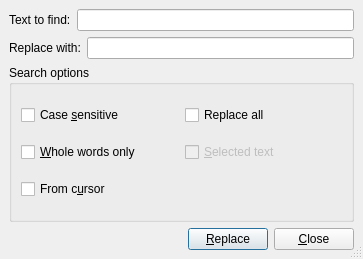
<ui version="4.0" >
 <author></author>
 <comment></comment>
 <exportmacro></exportmacro>
 <class>Dialog</class>
 <widget class="QDialog" name="Dialog" >
  <property name="geometry" >
   <rect>
    <x>0</x>
    <y>0</y>
    <width>363</width>
    <height>259</height>
   </rect>
  </property>
  <property name="windowTitle" >
   <string>Replace text</string>
  </property>
  <property name="sizeGripEnabled" >
   <bool>true</bool>
  </property>
  <property name="modal" >
   <bool>true</bool>
  </property>
  <layout class="QVBoxLayout" >
   <property name="margin" >
    <number>9</number>
   </property>
   <property name="spacing" >
    <number>6</number>
   </property>
   <item>
    <layout class="QHBoxLayout" >
     <property name="margin" >
      <number>0</number>
     </property>
     <property name="spacing" >
      <number>6</number>
     </property>
     <item>
      <widget class="QLabel" name="label" >
       <property name="text" >
        <string>Text to find:</string>
       </property>
      </widget>
     </item>
     <item>
      <widget class="QLineEdit" name="lineEdit" />
     </item>
    </layout>
   </item>
   <item>
    <layout class="QHBoxLayout" >
     <property name="margin" >
      <number>0</number>
     </property>
     <property name="spacing" >
      <number>6</number>
     </property>
     <item>
      <widget class="QLabel" name="label_2" >
       <property name="text" >
        <string>Replace with:</string>
       </property>
      </widget>
     </item>
     <item>
      <widget class="QLineEdit" name="lineEdit_2" />
     </item>
    </layout>
   </item>
   <item>
    <widget class="QGroupBox" name="groupBox" >
     <property name="title" >
      <string>Search options</string>
     </property>
     <layout class="QGridLayout" >
      <property name="margin" >
       <number>9</number>
      </property>
      <property name="spacing" >
       <number>6</number>
      </property>
      <item row="0" column="1" >
       <widget class="QCheckBox" name="checkBox" >
        <property name="text" >
         <string>Replace all</string>
        </property>
       </widget>
      </item>
      <item row="0" column="0" >
       <widget class="QCheckBox" name="cbCaseSensitive" >
        <property name="text" >
         <string>Case &amp;sensitive</string>
        </property>
       </widget>
      </item>
      <item row="1" column="0" >
       <widget class="QCheckBox" name="checkBox_2" >
        <property name="text" >
         <string>&amp;Whole words only</string>
        </property>
       </widget>
      </item>
      <item row="1" column="1" >
       <widget class="QCheckBox" name="cbSelectedText" >
        <property name="enabled" >
         <bool>false</bool>
        </property>
        <property name="text" >
         <string>&amp;Selected text</string>
        </property>
       </widget>
      </item>
      <item row="2" column="0" colspan="2" >
       <widget class="QCheckBox" name="cbFromCursor" >
        <property name="text" >
         <string>From c&amp;ursor</string>
        </property>
       </widget>
      </item>
     </layout>
    </widget>
   </item>
   <item>
    <layout class="QHBoxLayout" >
     <property name="margin" >
      <number>0</number>
     </property>
     <property name="spacing" >
      <number>6</number>
     </property>
     <item>
      <spacer>
       <property name="orientation" >
        <enum>Qt::Horizontal</enum>
       </property>
       <property name="sizeHint" >
        <size>
         <width>40</width>
         <height>20</height>
        </size>
       </property>
      </spacer>
     </item>
     <item>
      <widget class="QPushButton" name="pushButton" >
       <property name="text" >
        <string>&amp;Replace</string>
       </property>
      </widget>
     </item>
     <item>
      <widget class="QPushButton" name="pushButton_2" >
       <property name="text" >
        <string>&amp;Close</string>
       </property>
      </widget>
     </item>
    </layout>
   </item>
  </layout>
 </widget>
 <pixmapfunction></pixmapfunction>
 <resources/>
 <connections/>
</ui>
